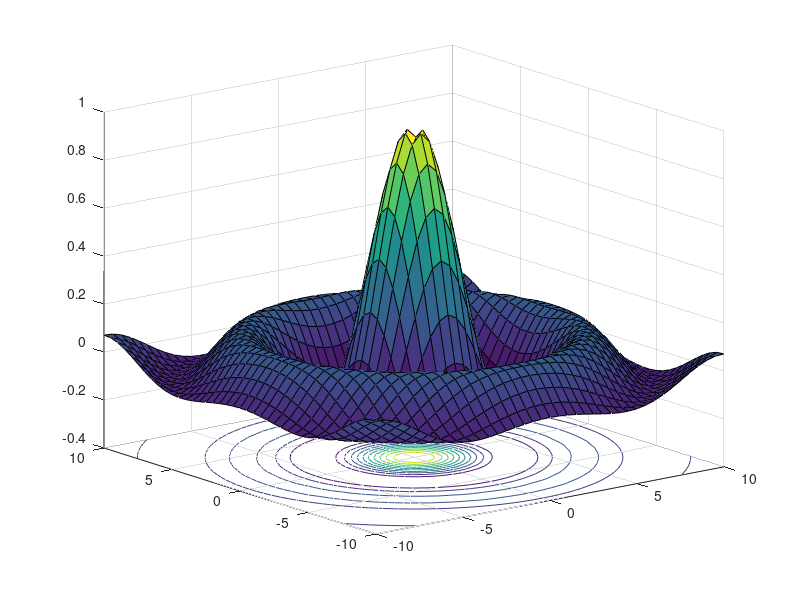
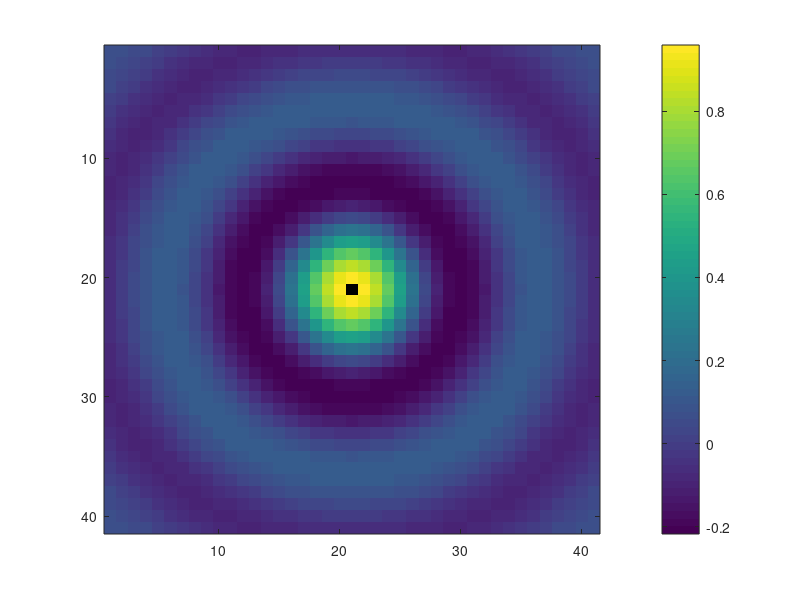

These figures' MATLAB source, in order:
%Matlab 3D Visualization -- Image Generation
x = -10:0.5:10
y = -10:0.5:10
[X Y] = meshgrid(x,y);
Z = sin(sqrt(X.^2+Y.^2)) ./ sqrt(X.^2+Y.^2) ;
figure; surfc(X,Y,Z)
view(-38,18)
figure
image(Z);colorbar;
imagesc(Z);colorbar;